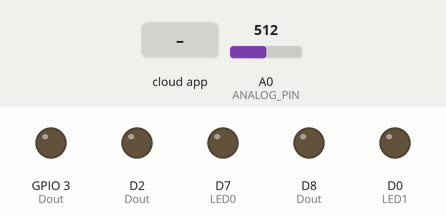
Recording of a sketch running on a simulated ESP8266 (NodeMCU). On the bench: output pins drawn as LEDs (lit = HIGH). Inputs (shaded band) come from the test bench; at power-on: A0 (ANALOG_PIN) = 512. WiFi joins after 1.5 s; servers stay silent unless stated; no MQTT or app messages arrive unless stated; what the sketch prints to the serial monitor is not drawn.

Above: at 6.5 s.
6.6 s: the phone or cloud app sets pin to red
At 8.7 s:
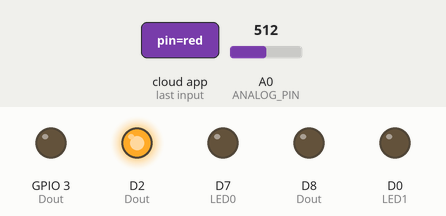
9.9 s: the phone or cloud app sets pin to blue
At 11.8 s:
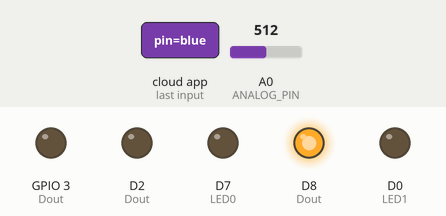
12.9 s: the phone or cloud app sets pin to green
At 14.9 s:
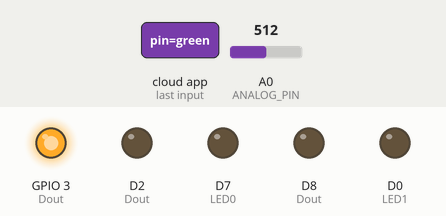
15.9 s: the phone or cloud app sets onoff to true
At 17.4 s:
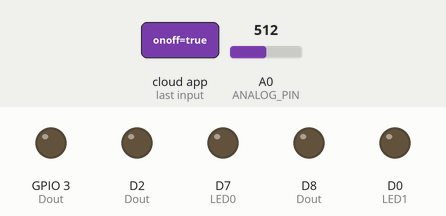
18.5 s: the phone or cloud app sets onoff to red
At 19.2 s:
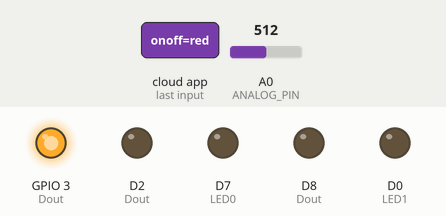
21.0 s: the phone or cloud app sets onoff to blue
Timing chart, 0 to 24.0 s (numbered marks = the images above; inputs shaded):
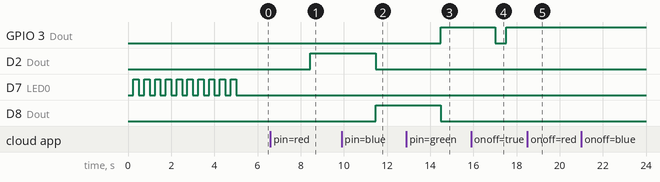

The sketch:

PI_yoghurt_working_WIP6.ino
```cpp
//------------------------------------------------------------------------------------
// Libraries Needed For This Project
//------------------------------------------------------------------------------------
  #include <Wire.h>           // To Be Able To Use Sensors Like IMU9050
  #include <EEPROM.h>         // To Be Able To Store & Read Data Between Power Off
  #include <ESP8266WiFi.h>    // The Basic Function Of The ESP NOD MCU
  #include <math.h>
  #include "Adafruit_MQTT.h"
  #include "Adafruit_MQTT_Client.h"


//------------------------------------------------------------------------------------
// Defining I/O Pins
//------------------------------------------------------------------------------------
  #define       LED0      D7         // WIFI Module LED
  #define       LED1      D0        // Indicate Connectivity With Client #1
  #define       LED2      D2        // Indicate Connectivity With Client #2
  #define       BUTTON    D1        // Connectivity ReInitiate Button
//------------------------------------------------------------------------------------
// BUTTON Variables
//------------------------------------------------------------------------------------
  int           ButtonState;
  int           LastButtonState   = LOW;
  int           LastDebounceTime  = 0;
  int           DebounceDelay     = 50;
  const String  ButtonColor       = "RED";

  const int ANALOG_PIN = A0;


  unsigned int Rs = 4700;
  double Vcc = 3.3;


//------------------------------------------------------------------------------------
// LED Delay Variables
//------------------------------------------------------------------------------------
  int           LEDState          = LOW;
  unsigned long CurrMillis        = 0;
  unsigned long PrevMillis        = 0;
  unsigned long Interval          = 1000;
//------------------------------------------------------------------------------------
// WIFI Authentication Variables
//------------------------------------------------------------------------------------
/* This Client Is Going To Connect To A WIFI Server Access Point
 * So You Have To Specify Server WIFI SSID & Password In The Code Not Here
 * Please See The Function Below Name (WiFi.Begin)
 * If WIFI dont need Any password Then WiFi.begin("SSIDNAME")
 * If WIFI needs a Password Then WiFi.begin("SSIDNAME", "PASSWORD")
 */
  char*         TKDssid;            // Wifi Name
  char*         TKDpassword;        // Wifi Password
//------------------------------------------------------------------------------------
// WIFI Module Role & Port
//------------------------------------------------------------------------------------
/* This WIFI Module Code Works As A Client
 * That Will Connect To A Server WIFI Modul With (IP ADDress 192.168.4.1)
 */
  int             TKDServerPort  = 9001;
  IPAddress       TKDServer(192,168,1,34);
  WiFiClient      TKDClient;
//====================================================================================

// added MQTT section //

/************************* MQTT Broker Setup *********************************/

#define AIO_SERVER      "192.168.1.34"
#define AIO_SERVERPORT  1883                   // use 8883 for SSL
#define AIO_USERNAME    ""
#define AIO_KEY         ""


/****************************** Feeds ***************************************/

// Setup the MQTT client class by passing in the WiFi client and MQTT server and login details.
//Adafruit_MQTT_Client mqtt(&client, AIO_SERVER, AIO_SERVERPORT, AIO_USERNAME, AIO_KEY);
Adafruit_MQTT_Client mqtt(&TKDClient, AIO_SERVER, AIO_SERVERPORT, AIO_USERNAME, AIO_KEY);


// Setup a feed called 'photocell' for publishing.
// Notice MQTT paths for AIO follow the form: <username>/feeds/<feedname>
Adafruit_MQTT_Publish photocell = Adafruit_MQTT_Publish(&mqtt, AIO_USERNAME "/feeds/photocell");

// Setup a feed called 'onoff' for subscribing to changes.
Adafruit_MQTT_Subscribe onoffbutton = Adafruit_MQTT_Subscribe(&mqtt, AIO_USERNAME "/feeds/onoff");
Adafruit_MQTT_Subscribe pin = Adafruit_MQTT_Subscribe(&mqtt, AIO_USERNAME "/feeds/pin");


/*************************** Sketch Code ************************************/

// Bug workaround for Arduino 1.6.6, it seems to need a function declaration
// for some reason (only affects ESP8266, likely an arduino-builder bug).
void MQTT_connect();

// End of MQTT section /////////////////

  void setup()
  {
    // Setting The Serial Port ----------------------------------------------
//    Serial.begin(115200);           // Computer Communication
   Serial.begin(9600);           // Computer Communication


    // Setting The Mode Of Pins ---------------------------------------------
    pinMode(LED0, OUTPUT);          // WIFI OnBoard LED Light
    pinMode(LED1, OUTPUT);          // Indicator For Client #1 Connectivity
//    pinMode(LED2, OUTPUT);          // Indicator For Client #2 Connectivity
    pinMode(D2, OUTPUT);          // Indicator For Client #2 Connectivity
    pinMode(D8, OUTPUT);          // Indicator For Client #2 Connectivity
    pinMode(D9, OUTPUT);          // Indicator For Client #2 Connectivity

    pinMode(BUTTON, INPUT_PULLUP);  // Initiate Connectivity
    digitalWrite(LED0, !LOW);       // Turn WiFi LED Off
    digitalWrite(D8, LOW);       // Turn WiFi LED Off


    // Print Message Of I/O Setting Progress --------------------------------
    Serial.println("\nI/O Pins Modes Set .... Done");

    // Starting To Connect --------------------------------------------------
    if(WiFi.status() == WL_CONNECTED)
    {
      WiFi.disconnect();
      WiFi.mode(WIFI_OFF);
      delay(50);
    }

    /* in this part it should load the ssid and password
     * from eeprom they try to connect using them */

    WiFi.mode(WIFI_STA);            // To Avoid Broadcasting An SSID
//    WiFi.begin("TAKEONE", "");      // The SSID That We Want To Connect To
    WiFi.begin("BTHub3-8629", "a39e4ff654");      // The SSID That We Want To Connect To

    // Printing Message For User That Connetion Is On Process ---------------
    Serial.println("!--- Connecting To " + WiFi.SSID() + " ---!");

    // WiFi Connectivity ----------------------------------------------------
    CheckWiFiConnectivity();        // Checking For Connection

    // Stop Blinking To Indicate Connected ----------------------------------
    digitalWrite(LED0, !HIGH);
    Serial.println("!-- Client Device Connected --!");

    // Printing IP Address --------------------------------------------------
    Serial.println("Connected To      : " + String(WiFi.SSID()));
    Serial.println("Signal Strenght   : " + String(WiFi.RSSI()) + " dBm");
    Serial.print  ("Server IP Address : ");
    Serial.println(TKDServer);
    Serial.print  ("Server Port Num   : ");
    Serial.println(TKDServerPort);
    // Printing MAC Address
    Serial.print  ("Device MC Address : ");
    Serial.println(String(WiFi.macAddress()));
    // Printing IP Address
    Serial.print  ("Device IP Address : ");
    Serial.println(WiFi.localIP());

    // Conecting The Device As A Client -------------------------------------
    TKDRequest();

    mqtt.subscribe(&onoffbutton);
    mqtt.subscribe(&pin);

  }

//====================================================================================

uint32_t x=0;

double aval;
String flash;
String pin_ref;
uint8_t Dout;

  void loop()
  {


  // Ensure the connection to the MQTT server is alive (this will make the first
  // connection and automatically reconnect when disconnected).  See the MQTT_connect
  // function definition further below.
  MQTT_connect();

  // this is our 'wait for incoming subscription packets' busy subloop
  // try to spend your time here

  Adafruit_MQTT_Subscribe *subscription;
  while ((subscription = mqtt.readSubscription(1000))) {
    if (subscription == &onoffbutton) {
      Serial.print(F("Got: "));
      Serial.println((char *)onoffbutton.lastread);
      flash=(char *)onoffbutton.lastread;
    }
    if (subscription == &pin) {
      Serial.print(F("Got: "));
      Serial.println((char *)pin.lastread);
      pin_ref=(char *)pin.lastread;
    }
  } // end of subscription loop

      Serial.print("here");
      Serial.print(flash);
      Serial.print(pin_ref);

if (pin_ref=="red") {
  Dout=D2;
  }
if (pin_ref=="blue") {
  Dout=D8;
  }
if (pin_ref=="green") {
  Dout=D9;
  }


if(flash == "true"){
    digitalWrite(Dout, LOW);
}
if(flash == "false"){
    digitalWrite(Dout, HIGH);
}

delay(500);

digitalWrite(D2, LOW);
digitalWrite(D8, LOW);
digitalWrite(D9, LOW);
digitalWrite(Dout, HIGH);


  // Now we can publish stuff!
  Serial.print(F("\nSending photocell val "));
  Serial.print(x);
  Serial.print("...");

//  aval=analogRead(ANALOG_PIN);
  aval=Thermister(analogRead(ANALOG_PIN));
//  if (! photocell.publish(x++)) {
if (! photocell.publish(aval)) {


    Serial.println(F("Failed"));
  } else {
    Serial.println(F("OK!"));
  }

  // ping the server to keep the mqtt connection alive
  // NOT required if you are publishing once every KEEPALIVE seconds
  /*
  if(! mqtt.ping()) {
    mqtt.disconnect();
  }
  */


//  String s="Data ";
  String s="Data ";

//    s += "Analog Pin = ";
    s += String(Thermister(analogRead(ANALOG_PIN)));
//    Serial.print(s);
//    ReadButton();

  Serial.print(s);
//  delay(1000);
//  TKDClient.println(Thermister(AnalogRead()));
x++;

//  TKDClient.println(s);

//          TKDClient.flush();
}

int AnalogRead() {
  int val = 0;
  for(int i = 0; i < 20; i++) {
    val += analogRead(A0);
    delay(1);
  }

  val = val / 20;
  return val;
}

double Thermister(int val) {
//  double V_NTC = (double)val / 1024;    // think this is for a 1v input max
  double V_NTC = Vcc*(double)val / 1024;

  double R_NTC = (Rs * V_NTC) / (Vcc - V_NTC);
  R_NTC = log(R_NTC);
  double Temp = 1 / (0.001129148 + (0.000234125 + (0.0000000876741 * R_NTC * R_NTC ))* R_NTC );
  Temp = Temp - 273.15;
  return Temp;

}


//====================================================================================

  void ReadButton()
  {
    // Reading The Button
    int reading = digitalRead(BUTTON);

    // If It Doest Match The Previous State
    if(reading != LastButtonState)
    {
      LastDebounceTime = millis();
    }

    // To Iliminate Debounce
    if((millis() - LastDebounceTime) > DebounceDelay)
    {
      if(reading != ButtonState)
      {
        ButtonState = reading;

        if(ButtonState == LOW)
        {
          LEDState    = !digitalRead(LED1);
          digitalWrite(LED1, LEDState);
          Serial.println("<" + ButtonColor + "-SCORED>");
          TKDClient.println("<" + ButtonColor + "-SCORED>");
          TKDClient.flush();
        }
      }
    }

    // Last Button State Concidered
    LastButtonState = reading;
  }

//====================================================================================

  void CheckWiFiConnectivity()
  {
    while(WiFi.status() != WL_CONNECTED)
    {
      for(int i=0; i < 10; i++)
      {
        digitalWrite(LED0, !HIGH);
        delay(250);
        digitalWrite(LED0, !LOW);
        delay(250);
        Serial.print(".");
      }
      Serial.println("");
    }
  }

//====================================================================================

  void I2C_Begin()
  {
    /* ----------------------------------------------------------------------
     * Setting The I2C Pins SDA, SCL
     * Because We Didnt Specify Any Pins The Defult
     * SDA = D4 <GPIO2>, SCL = D5 <GPIO14> For ESP8266 Dev Kit Node MCU v3
     --------------------------------------------------------------------- */
    // Frequency Of The I2C
    #define TWI_FREQ  400000L       // I2C Frequency Setting To 400KHZ

    // If Ever You Needed To Use Wire I2C
    Wire.begin();                   // Begginning The I2C

    // Setting Up The I2C Of The MPU9250 ------------------------------------
    Wire.setClock(TWI_FREQ);        // Setting The Frequency MPU9250 Require
  }

//====================================================================================

  void TKDRequest()
  {
    // First Make Sure You Got Disconnected
//    TKDClient.stop();   // THIS MAY BE NEEDED !!!

    // If Sucessfully Connected Send Connection Message
    if(TKDClient.connect(TKDServer, TKDServerPort))
    {
      Serial.println    ("<" + ButtonColor + "-CONNECTED>");
      TKDClient.println ("<" + ButtonColor + "-CONNECTED>");
    }
  }

// Function to connect and reconnect as necessary to the MQTT server.
// Should be called in the loop function and it will take care if connecting.
void MQTT_connect() {
  int8_t ret;

  // Stop if already connected.
  if (mqtt.connected()) {
    return;
  }

  Serial.print("Connecting to MQTT... ");

  uint8_t retries = 3;
  while ((ret = mqtt.connect()) != 0) { // connect will return 0 for connected
       Serial.println(mqtt.connectErrorString(ret));
       Serial.println("Retrying MQTT connection in 5 seconds...");
       mqtt.disconnect();
       delay(1000);  // wait 5 seconds
       retries--;
       if (retries == 0) {
         // basically die and wait for WDT to reset me
         while (1);
       }
  }
  Serial.println("MQTT Connected!");
}


//====================================================================================
```

Measured:
- after the input at 6.6 s, D2 (Dout): LOW → HIGH after 1.8 s
- after the input at 9.9 s, D2 (Dout): HIGH → LOW after 1.6 s; D8 (Dout): LOW → HIGH after 1.6 s
- after the input at 12.9 s, GPIO 3 (Dout): LOW → HIGH after 1.6 s; D8 (Dout): HIGH → LOW after 1.6 s
- after the input at 15.9 s, GPIO 3 (Dout): HIGH → LOW after 1.1 s, → HIGH 0.50 s later
- after the input at 18.5 s, GPIO 3 (Dout): stops changing and stays HIGH
